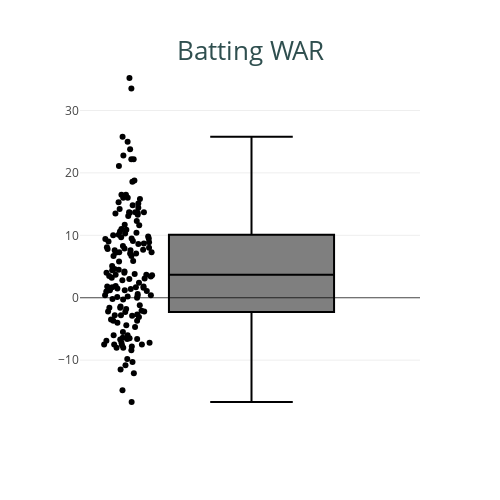

The notebook cell this image was saved under:
### Markdown cell above
### Row 1 - Tab 1

### Code cell
fig_01 = px.box(
    df.query("Season==2023"),
    y = "Bat",
    points="all",
    hover_name = "Name",
    height = 500,
    width = 500,
)

fig_01.update_layout(
    title=dict(text="Batting WAR", font=dict(size=26), automargin=True, yref='paper'),
    title_font_color="darkslategrey",
    yaxis=dict(title=""),
    xaxis=dict(title="")
)

### Figure 1 — Plotly figure (JSON) as saved in the notebook; plotly's stock layout.template omitted (floating-point values rounded to 4 significant figures; data arrays with more than 128 entries replaced by an {"elided": "..."} marker saying what was removed)
{"data": [{"alignmentgroup": "True", "boxpoints": "all", "hovertemplate": "<b>%{hovertext}</b><br><br>Bat=%{y}<extra></extra>", "hovertext": {"elided": "151 str values"}, "legendgroup": "", "marker": {"color": "#000001"}, "name": "", "notched": false, "offsetgroup": "", "orientation": "v", "showlegend": false, "type": "box", "x0": " ", "xaxis": "x", "y": {"elided": "151 float values"}, "y0": " ", "yaxis": "y"}], "layout": {"boxmode": "group", "height": 500, "legend": {"tracegroupgap": 0}, "margin": {"t": 60}, "title": {"automargin": true, "font": {"color": "darkslategrey", "size": 26}, "text": "Batting WAR", "yref": "paper"}, "width": 500, "xaxis": {"anchor": "y", "domain": [0, 1], "title": {"text": ""}}, "yaxis": {"anchor": "x", "domain": [0, 1], "title": {"text": ""}}}}
